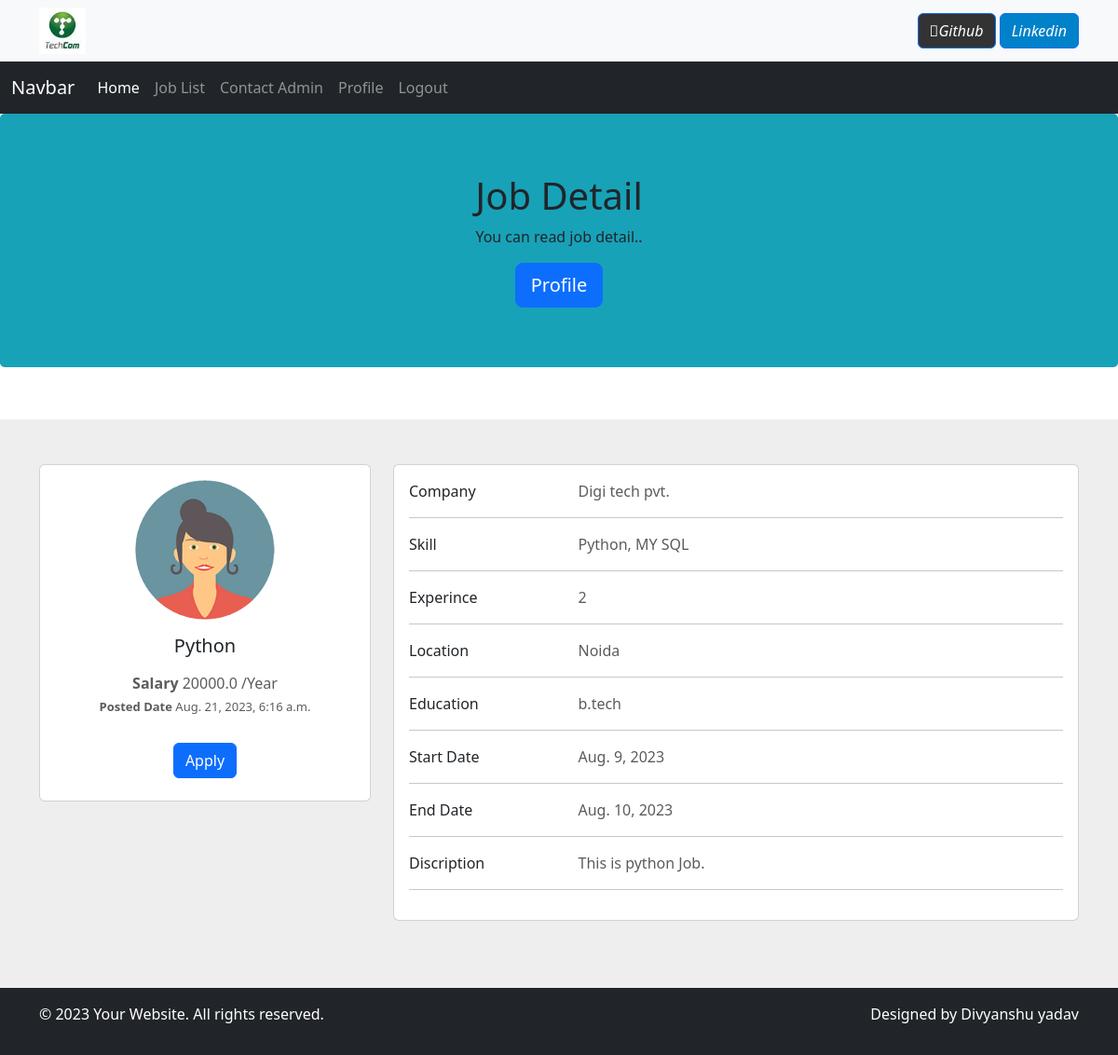
Screenshot of /job_detail/2 (signed in) with the database file from the repository.
### user/models.py (models this page shows, shortened)
class Job(models.Model):
    recruiter=models.ForeignKey(Recruiter,on_delete=models.CASCADE)
    s_date= models.DateField()
    e_date= models.DateField()
    job_title= models.CharField(max_length=100,)
    salary= models.FloatField(max_length=50)
    img= models.FileField()
    discription = models.CharField(max_length=500)
    location = models.CharField(max_length=100)
    education = models.CharField(max_length=100)
    skill = models.CharField(max_length=200)
    experince= models.CharField(max_length=10)
    date = models.DateTimeField(auto_now_add=True,null=True)

class Recruiter(models.Model):
    user=models.ForeignKey(User,on_delete=models.CASCADE)
    mobile= models.CharField(max_length=15,null=True)
    image= models.FileField(null=True)
    gender= models.CharField(max_length=10, null=True)
    company=models.CharField(max_length=50,null=True)
    type = models.CharField(max_length=15)
    status= models.CharField(max_length=20)

### user/views.py (the view)
# urls.py: path('job_detail/<int:pid>', job_detail, name="job_detail"),
@login_required(login_url='user_login')
def job_detail(request,pid):
    job= Job.objects.get(id=pid)
    data={'job':job}
    return render(request,'job_detail.html',data)

### user/templates/job_detail.html (shortened to what this page needs)
{% load static %}
{% block body %}
{% include 'user_header.html' %}
<div class="jumbotron">
    <div class="container text-center">
      <h1>Job Detail </h1>
      <p>You can read job detail..</p>
      <a href="{% url 'user_profile' %}" class="btn btn-primary btn-lg">Profile</a>
    </div>
  </div>
<br>
    <section style="background-color: #eee;">
      <div class="container py-5">
        <div class="row">
          <div class="col-lg-4">
            <div class="card mb-4">
              <div class="card-body text-center">
                <img src="{{job.img.url}}" alt="avatar"
                  class="rounded-circle img-fluid" style="width: 150px;">
                <h5 class="my-3"> {{job.job_title}}</h5>
                <p class="text-muted mb-1"> <b> Salary</b> {{job.salary}} /Year</p>
                <p class="text-muted mb-1" style="font-size:small"> <b > Posted Date</b> {{job.date}}</p><br>
                <div class="d-flex justify-content-center mb-2">
                  <a href="{% url 'apply_for_job' job.id %}"><button type="button" class="btn btn-primary">Apply</button></a>
                </div>
              </div>
            </div>
          </div>
          <div class="col-lg-8">
            <div class="card mb-4">
              <div class="card-body">
                <div class="row">
                  <div class="col-sm-3">
                    <p class="mb-0">Company</p>
                  </div>
                  <div class="col-sm-9">
                    <p class="text-muted mb-0">{{job.recruiter.company}}</p>
                  </div>
                </div>
                <hr>
                <div class="row">
                  <div class="col-sm-3">
                    <p class="mb-0">Skill</p>
                  </div>
                  <div class="col-sm-9">
                    <p class="text-muted mb-0"> {{job.skill}}</p>
                  </div>
                </div>
                <hr>
                <div class="row">
                  <div class="col-sm-3">
                    <p class="mb-0">Experince</p>
                  </div>
                  <div class="col-sm-9">
                    <p class="text-muted mb-0">{{job.experince}}</p>
                  </div>
                </div>
                <hr>
                <div class="row">
                  <div class="col-sm-3">
                    <p class="mb-0">Location</p>
                  </div>
                  <div class="col-sm-9">
                    <p class="text-muted mb-0">{{job.location}}</p>
                  </div>
                </div>
                <hr>
                <div class="row">
                  <div class="col-sm-3">
                    <p class="mb-0">Education</p>
                  </div>
                  <div class="col-sm-9">
                    <p class="text-muted mb-0">{{job.education}}</p>
                  </div>
                </div>
                <hr>
                <div class="row">
                  <div class="col-sm-3">
                    <p class="mb-0">Start Date</p>
                  </div>
                  <div class="col-sm-9">
                    <p class="text-muted mb-0">{{job.s_date}}</p>
                  </div>
                </div>
                <hr>
                <div class="row">
                  <div class="col-sm-3">
                    <p class="mb-0">End Date</p>
                  </div>
                  <div class="col-sm-9">
                    <p class="text-muted mb-0">{{job.e_date}}</p>
                  </div>
                </div>
                <hr>
                <div class="row">
                  <div class="col-sm-3">
                    <p class="mb-0">Discription</p>
                  </div>
                  <div class="col-sm-9">
                    <p class="text-muted mb-0">{{job.discription}} </p>
                  </div>
                </div>
                <hr>
                </div>
              </div>
            </div>
          </div>
        </div>
    </section>
{% include 'footer.html' %}
{% endblock  %}

### user/templates/user_header.html (style rules this page uses)
.jumbotron { background:#17a2b8 }

### rows the page displays
Job: img (picture), job_title "Python", salary "20000.0", date "Aug. 21, 2023, 6:16 a.m.", recruiter.company "Digi tech pvt.", skill "Python, MY SQL", experince "2", location "Noida", education "b.tech", s_date "Aug. 9, 2023", e_date "Aug. 10, 2023", discription "This is python Job."
